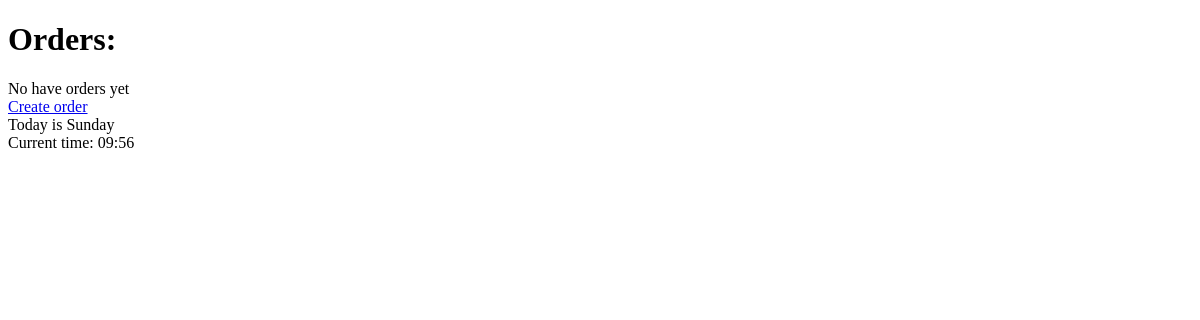
Before: /shop/orders/ (signed in) with the older database file.
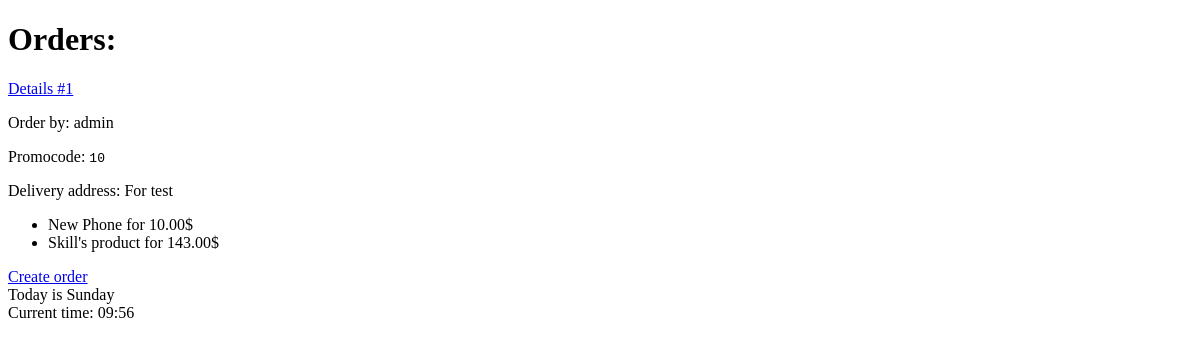
After: the same page with the newer database file.
### shopapp/models.py (models this page shows, shortened)
class Order(models.Model):
    objects = None
    delivery_address = models.TextField(null=True, blank=True)
    promocode = models.CharField(max_length=20, null=False, blank=True)
    create_at = models.DateTimeField(auto_now_add=True)
    user = models.ForeignKey(User, on_delete=models.PROTECT, related_name='orders')
    products = models.ManyToManyField(Product, related_name='orders')
    receipt = models.FileField(null=True, upload_to='orders/receipts/')

class Product(models.Model):
    objects = None
    class Meta:
        ordering = ['name', 'price']
    name = models.CharField(max_length=100)
    description = models.TextField(null=False, blank=True)
    price = models.DecimalField(default=0, max_digits=8, decimal_places=2)
    discount = models.SmallIntegerField(default=0)
    create_at = models.DateTimeField(auto_now_add=True)
    created_by = models.ForeignKey(User, on_delete=models.CASCADE, related_name='products', null=True)
    archive = models.BooleanField(default=False)
    preview = models.ImageField(null=True, blank=True, upload_to=product_preview_directory_path)

### shopapp/views.py (the view)
# urls.py: path('orders/', OrdersListView.as_view(), name='orders_list'),
class OrdersListView(LoginRequiredMixin, ListView):
    queryset = Order.objects.select_related("user").prefetch_related("products")

### shopapp/templates/shopapp/order_list.html (shortened to what this page needs)
{% extends 'shopapp/base.html' %}
{% block body %}
<h1>Orders:</h1>
{% if object_list %}
<div>
    {% for order in object_list %}
    <p><a href="{% url 'shopapp:orders_details' pk=order.pk %}">
        Details #{{ order.pk }}</a></p>
    <div>
        <p>Order by: {% firstof order.user.first_name order.user.username %}</p>
        <p>Promocode: <code>{{ order.promocode }}</code></p>
        <p>Delivery address: {{ order.delivery_address }} </p>
        <div>
            <ul>
                {% for product in order.products.all %}
                    <li> {{ product.name }} for {{ product.price }}$</li>
                {% endfor %}
            </ul>
        </div>
    </div>
    {% endfor %}
</div>
{% else %}
No have orders yet
{% endif %}
<div>
    <a href="{% url 'shopapp:create_orders' %}">Create order</a>
</div>
{% endblock %}

### shopapp/templates/shopapp/base.html (shortened to what this page needs)
<!DOCTYPE html>
<html lang="en">
<head>
</head>
<body>
{% block body %}{% endblock %}
<div>
    {% now 'l' as current_weekday %}
    Today is {{ current_weekday }}
</div>
<div>
    Current time:
    {% now 'H:i' %}
    {% now 'H' as hour %}
</div>
</body>
</html>

Changed rows visible on the page:
added Order: pk "1", user.username "admin", promocode "10", delivery_address "For test"
now on this page (row unchanged): Product: name "New Phone", price "10.00"
now on this page (row unchanged): Product: name "Skill's product", price "143.00"
Other visible differences:
text no longer shown: "No have orders yet"
